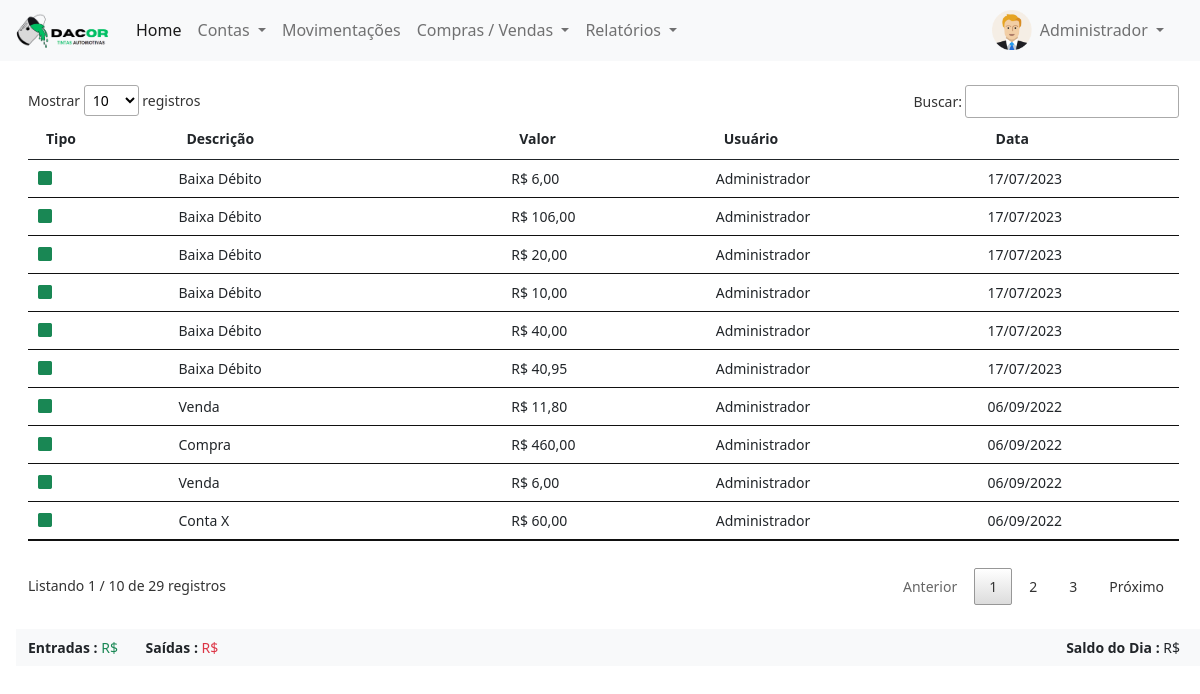
The app's page /login/painel-tesoureiro/index.php?pagina=movimentacoes (signed in) with its own data.
### tables this page shows
CREATE TABLE `usuarios` (
  `id` int(11) NOT NULL,
  `nome` varchar(50) NOT NULL,
  `email` varchar(50) NOT NULL,
  `cpf` varchar(20) NOT NULL,
  `senha` varchar(20) NOT NULL,
  `nivel` varchar(20) NOT NULL
);

CREATE TABLE `movimentacoes` (
  `id` int(11) NOT NULL,
  `tipo` varchar(15) NOT NULL,
  `descricao` varchar(50) NOT NULL,
  `valor` decimal(8,2) NOT NULL,
  `usuario` int(11) NOT NULL,
  `data` date NOT NULL,
  `id_mov` int(11) NOT NULL
);

### login/painel-tesoureiro/movimentacoes.php (the view, shortened to what this page needs)
<?php
require_once('../conexao.php');
?>
<div class="mt-4" style="margin-right:25px">
	<?php
	$query = $pdo->query("SELECT * from movimentacoes order by id desc");
	$res = $query->fetchAll(PDO::FETCH_ASSOC);
	$total_reg = @count($res);
	if($total_reg > 0){
		?>
		<small>
			<table id="example" class="table table-hover my-4" style="width:100%">
				<thead>
					<tr>
						<th>Tipo</th>
						<th>Descrição</th>
						<th>Valor</th>
						<th>Usuário</th>
						<th>Data</th>
					</tr>
				</thead>
				<tbody>
					<?php
					for($i=0; $i < $total_reg; $i++){
							$id_usu = $res[$i]['usuario'];
						$query_f = $pdo->query("SELECT * from usuarios where id = '$id_usu'");
						$res_f = $query_f->fetchAll(PDO::FETCH_ASSOC);
						$total_reg_f = @count($res_f);
						if($total_reg_f > 0){
							$nome_usuario = $res_f[0]['nome'];
						}
						if($res[$i]['tipo'] == 'Entrada'){
							$classe = 'text-success';
						}else{
							$classe = 'text-danger';
						}
						?>
						<tr>
							<td>								<i class="bi bi-square-fill <?php echo $classe ?>"></i>
							</td>
							<td><?php echo $res[$i]['descricao'] ?></td>
							<td>R$ <?php echo number_format($res[$i]['valor'], 2, ',', '.'); ?></td>
							<td><?php echo $nome_usuario ?></td>
							<td><?php echo implode('/', array_reverse(explode('-', $res[$i]['data']))); ?></td>
						</tr>
					<?php } ?>
				</tbody>
			</table>
		</small>
	<?php }else{
		echo '<p>Não existem dados para serem exibidos!!';
	} ?>
</div>
	<small>
		<div class="row bg-light mt-4 py-2">
			<div class="col-md-8">
				<span><b>Entradas :</b> <span class="text-success">R$ <?php echo $entradasF ?></span></span>
				<span class="mx-4"><b>Saídas :</b><span class="text-danger"> R$ <?php echo $saidasF ?></span></span>
			</div>
			<div align="right" class="col-md-4">
				<span class="mx-4"><b>Saldo do Dia :</b> <span class="<?php echo $classeSaldo ?>">R$ <?php echo $saldoF ?></span></span>
			</div>
		</div>
	</small>

### login/painel-tesoureiro/index.php (shortened to what this page needs)
<?php
require_once('../conexao.php');
$menu1 = 'home';
$menu2 = 'contas_pagar';
$menu3 = 'contas_receber';
$menu4 = 'movimentacoes';
$query = $pdo->query("SELECT * from usuarios WHERE id = '$_SESSION[id_usuario]'");
$res = $query->fetchAll(PDO::FETCH_ASSOC);
$nome_usu = $res[0]['nome'];
 ?>
<!DOCTYPE html>
<html>
<head>
	<link href="https://cdn.jsdelivr.net/npm/bootstrap@5.0.0-beta1/dist/css/bootstrap.min.css" rel="stylesheet">
	<link rel="stylesheet" type="text/css" href="../vendor/DataTables/datatables.min.css"/>
	<link rel="stylesheet" href="https://cdn.jsdelivr.net/npm/bootstrap-icons@1.3.0/font/bootstrap-icons.css">
</head>
<body>
	<nav class="navbar navbar-expand-lg navbar-light bg-light">
  <div class="container-fluid">
    <a class="navbar-brand" href="index.php">
    	<img src="../img/logo-painel.png" width="100">
    </a>
    <div class="collapse navbar-collapse" id="navbarSupportedContent">
      <ul class="navbar-nav me-auto mb-2 mb-lg-0">
        <li class="nav-item">
          <a class="nav-link active" aria-current="page" href="index.php?pagina=<?php echo $menu1 ?>">Home</a>
        </li>
        <li class="nav-item dropdown">
          <a class="nav-link dropdown-toggle" href="#" id="navbarDropdown" role="button" data-bs-toggle="dropdown" aria-expanded="false">
            Contas
          </a>
        </li>
        <li class="nav-item">
          <a class="nav-link" href="index.php?pagina=<?php echo $menu4 ?>">Movimentações</a>
        </li>
        <li class="nav-item dropdown">
          <a class="nav-link dropdown-toggle" href="#" id="navbarDropdown" role="button" data-bs-toggle="dropdown" aria-expanded="false">
            Compras / Vendas
          </a>
        </li>
        <li class="nav-item dropdown">
          <a class="nav-link dropdown-toggle" href="#" id="navbarDropdown" role="button" data-bs-toggle="dropdown" aria-expanded="false">
            Relatórios
          </a>
        </li>
      </ul>
      <div class="d-flex mx-3">
        <img src="../img/icone-user.png" width="40px" height="40px">
    <div class="collapse navbar-collapse" id="navbarNavDarkDropdown">
      <ul class="navbar-nav">
        <li class="nav-item dropdown">
          <a class="nav-link dropdown-toggle" href="#" id="navbarDarkDropdownMenuLink" role="button" data-bs-toggle="dropdown" aria-expanded="false">
            <?php echo $nome_usu ?>
          </a>
        </li>
      </ul>
    </div>
       </div>
    </div>
  </div>
</nav>
<div class="container-fluid mt-2 mx-3">
<?php
if(@$_GET['pagina'] == $menu1){
	require_once($menu1. '.php');
}
else if(@$_GET['pagina'] == $menu2){
	require_once($menu2. '.php');
}
else if(@$_GET['pagina'] == $menu3){
	require_once($menu3. '.php');
}
else if(@$_GET['pagina'] == $menu4){
	require_once($menu4. '.php');
}
 ?>
</div>
</body>
</html>
<link href="https://cdn.jsdelivr.net/npm/select2@4.1.0-rc.0/dist/css/select2.min.css" rel="stylesheet" />

### records on screen
usuarios: nome "Administrador"
movimentacoes: descricao "Baixa Débito", valor "6,00", usuarios.nome "Administrador", data "17/07/2023"
movimentacoes: descricao "Baixa Débito", valor "106,00", usuarios.nome "Administrador", data "17/07/2023"
movimentacoes: descricao "Baixa Débito", valor "20,00", usuarios.nome "Administrador", data "17/07/2023"
movimentacoes: descricao "Baixa Débito", valor "10,00", usuarios.nome "Administrador", data "17/07/2023"
movimentacoes: descricao "Baixa Débito", valor "40,00", usuarios.nome "Administrador", data "17/07/2023"
movimentacoes: descricao "Baixa Débito", valor "40,95", usuarios.nome "Administrador", data "17/07/2023"
movimentacoes: descricao "Venda", valor "11,80", usuarios.nome "Administrador", data "06/09/2022"
movimentacoes: descricao "Compra", valor "460,00", usuarios.nome "Administrador", data "06/09/2022"
movimentacoes: descricao "Venda", valor "6,00", usuarios.nome "Administrador", data "06/09/2022"
movimentacoes: descricao "Conta X", valor "60,00", usuarios.nome "Administrador", data "06/09/2022"
